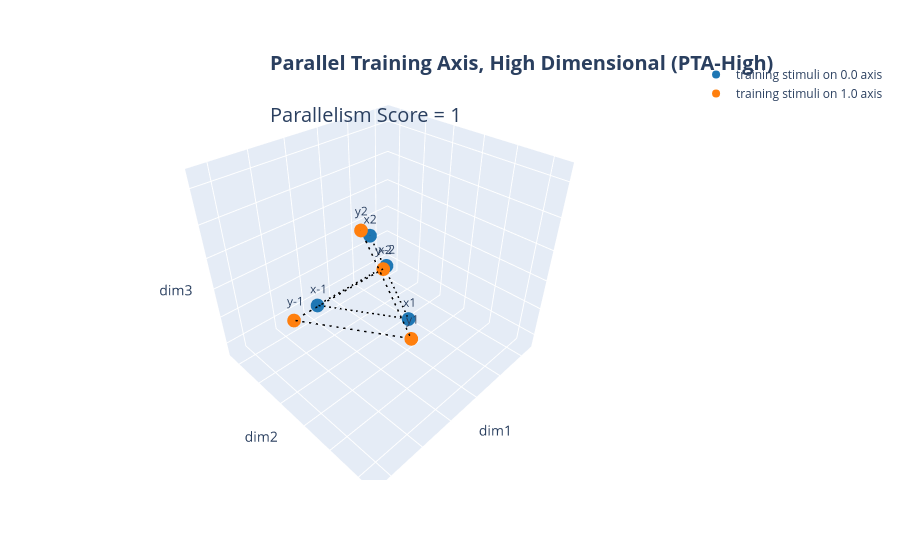

The notebook cell this image was saved under:
### Markdown cell above
## Models

### Code cell
fname = "training_nocenter"
curr_filt = stimsubgroup_filters[fname]
plt_df = navi_stimdf[curr_filt].copy().reset_index(drop=True).sort_values(["training_axset","training_axloc"])

plt_df["stim_name"] = ['%s%d' % (x,y) for x,y in zip(np.array(plt_df["training_axsetstr"]),np.array(plt_df["training_axloc"]))]
#plt_df["stim_name"] = ['x%dy%d' % (x,y) for x,y in zip(np.array(plt_df["stim_x"]),np.array(plt_df["stim_y"]))]

tetrahedron = np.array([
    [0,            0,            0],
    [np.sqrt(2),   0,            0],
    [np.sqrt(2)/2, np.sqrt(6)/2, 0],
    [np.sqrt(2)/2, np.sqrt(6)/6, 2*np.sqrt(3)/3]]
)*2    

plt_df[["dim1","dim2","dim3"]] = np.vstack([tetrahedron,tetrahedron+2])

# join the dots of the same axis location on different axis

cpal = dict(zip(np.unique(plt_df["training_axsetstr"]), 
                sns.color_palette(None, np.unique(plt_df["training_axsetstr"]).size).as_hex()))
sdict = dict(zip(np.unique(plt_df["stim_x"]), 
                ['circle', 'diamond','circle-open','square', 'x']))
['circle', 'circle-open', 'square', 'square-open',
'diamond', 'diamond-open', 'cross', 'x']

pxfig = px.line_3d(plt_df,x="dim1",y="dim2",z="dim3",
                    text="stim_name",
                    line_group="training_axsetstr",
                    color_discrete_sequence=["black"],
                    line_dash_sequence=["dash"],
                    range_x=[-0.5,5.5],
                    range_y=[-0.5,5.5],
                    range_z=[-0.5,5.5]
                     )
pxfig.update_traces(
    line=dict(
        width=3
    )
)
for k,(ta,tadf) in enumerate(plt_df.groupby("training_axsetstr")):#["stim_x","stim_y"]
    print(k)
    trace_arr = tadf[["dim1","dim2","dim3"]].to_numpy()
    pxfig.add_trace(
        go.Scatter3d(
            x=trace_arr[:,0], y=trace_arr[:,1],z=trace_arr[:,2], 
            mode='markers',
            marker=dict(
                color=[cpal[ta]] * trace_arr.shape[0],
                #symbol=sdict[ta[0]],
                #color=cpal[ta[1]],
                #line=dict(width=10,
                #          color=cpal[ta[1]])
            ),
            name=f"training stimuli on {tadf['training_axset'].to_numpy()[0]} axis",

        )
    )

pxfig.update_layout(
    scene=dict(
        xaxis=dict(showticklabels=False),
        yaxis=dict(showticklabels=False),
        zaxis=dict(showticklabels=False),
    ),
    title_text = "Parallel Training Axis, High Dimensional (PTA-High)",
    title_subtitle_text='Parallelism Score = 1',
    title_x=0.3,title_y=0.9,
    title_font_weight="bold",title_font_size=20,
    title_subtitle_font_size=20
)
checkdir(os.path.join(ROIRSAdir,"MDS","training_nocenter"))
pxfig.write_html(os.path.join(ROIRSAdir,"MDS","training_nocenter","parallel_tetrahedron.html"))
pxfig

### Figure 1 — Plotly figure (JSON) as saved in the notebook; plotly's stock layout.template omitted (floating-point values rounded to 4 significant figures)
{"data": [{"hovertemplate": "training_axsetstr=x<br>dim1=%{x}<br>dim2=%{y}<br>dim3=%{z}<br>stim_name=%{text}<extra></extra>", "legendgroup": "", "line": {"color": "black", "dash": "dash", "width": 3}, "marker": {"symbol": "circle"}, "mode": "lines+markers+text", "name": "", "scene": "scene", "showlegend": false, "text": ["x-2", "x-1", "x1", "x2"], "type": "scatter3d", "x": [0, 2.828, 1.414, 1.414], "y": [0, 0, 2.449, 0.8165], "z": [0, 0, 0, 2.309]}, {"hovertemplate": "training_axsetstr=y<br>dim1=%{x}<br>dim2=%{y}<br>dim3=%{z}<br>stim_name=%{text}<extra></extra>", "legendgroup": "", "line": {"color": "black", "dash": "dash", "width": 3}, "marker": {"symbol": "circle"}, "mode": "lines+markers+text", "name": "", "scene": "scene", "showlegend": false, "text": ["y-2", "y-1", "y1", "y2"], "type": "scatter3d", "x": [2, 4.828, 3.414, 3.414], "y": [2, 2, 4.449, 2.816], "z": [2, 2, 2, 4.309]}, {"marker": {"color": ["#1f77b4", "#1f77b4", "#1f77b4", "#1f77b4"]}, "mode": "markers", "name": "training stimuli on 0.0 axis", "type": "scatter3d", "x": [0, 2.828, 1.414, 1.414], "y": [0, 0, 2.449, 0.8165], "z": [0, 0, 0, 2.309]}, {"marker": {"color": ["#ff7f0e", "#ff7f0e", "#ff7f0e", "#ff7f0e"]}, "mode": "markers", "name": "training stimuli on 1.0 axis", "type": "scatter3d", "x": [2, 4.828, 3.414, 3.414], "y": [2, 2, 4.449, 2.816], "z": [2, 2, 2, 4.309]}], "layout": {"legend": {"tracegroupgap": 0}, "margin": {"t": 60}, "scene": {"domain": {"x": [0, 1], "y": [0, 1]}, "xaxis": {"range": [-0.5, 5.5], "showticklabels": false, "title": {"text": "dim1"}}, "yaxis": {"range": [-0.5, 5.5], "showticklabels": false, "title": {"text": "dim2"}}, "zaxis": {"range": [-0.5, 5.5], "showticklabels": false, "title": {"text": "dim3"}}}, "title": {"font": {"size": 20, "weight": "bold"}, "subtitle": {"font": {"size": 20}, "text": "Parallelism Score = 1"}, "text": "Parallel Training Axis, High Dimensional (PTA-High)", "x": 0.3, "y": 0.9}}}
